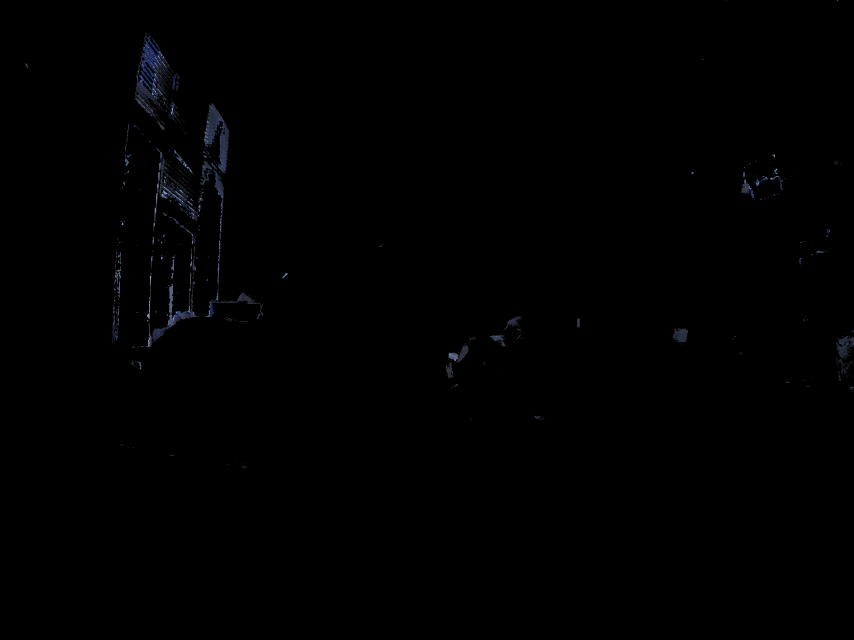
#> input picture imgRecognize/temp.png, 2560 x 1920 px (shown at 1/3 size)
$ python CVision.py temp.png temp.png   (Python 2 division)
#> lines starting #> are read from the running program, lines starting #| are printed output that depends on the picture; after the words box and inside, x2 and y2 are one past the last pixel; in counts of white or black regions, pixels touching at a corner belong together
########################################################
# Author: Robert Simari                                #
#   Purpose: uses template matching in cv2 to find a   #
#            picture inside another picture and return #
#            the coordinates.                          #
########################################################

import imutils
import cv2
import numpy as np
from matplotlib import pyplot as plt
import sys
import os
# import math

# Example use: python CVision.py small.jpg find.JPG

class CVision(object):
    def __init__(self, image = None, template = None):
        self.image = None
        self.template = None
        self.width = None
        self.height = None
        self.plot = True
        self.image_str = image
        self.template_str = template
        self.set_image(image)
        self.set_template(template)
        # self.methods = ['cv2.TM_CCOEFF', 'cv2.TM_CCOEFF_NORMED', 'cv2.TM_CCORR', 'cv2.TM_CCORR_NORMED', 'cv2.TM_SQDIFF', 'cv2.TM_SQDIFF_NORMED']
        self.methods = ['cv2.TM_CCOEFF']

    def __del__(self):
        pass

    def set_image(self, image, gray = True):
        # so the interface can change the images
#> called with image = 'temp.png', gray = True
        if image is not None and os.path.isfile(image):
            if gray:
                self.image = cv2.imread(image, 0)
#> self.image: shape (1920, 2560); min 0, max 220, mean 0.6
            else:
                self.image = cv2.imread(image)
        elif image is not None:
            print "Error: {} not image found".format(image)
            # exit(1)

    def set_template(self, template, gray = True):
        # so the interface can change the template
#> called with template = 'temp.png', gray = True
        if template is not None and os.path.isfile(template):
            if gray:
                self.template = cv2.imread(template, 0)
            else:
                self.template = cv2.imread(template)
            imutils.resize(self.template, width = 300)
            self.width, self.height = self.template.shape[:2]
#> self.width = 1920; self.height = 2560
        elif template is not None:
            print "Error: {} not image found".format(template)
            # exit(1)


    def find_image(self, image = None):
        if image is not None:
            self.set_image(image, gray = True)
        if image is None and self.image is None:
            return -1, -1 # return nothing
        # preps image to make it easier to use
        self.save_image(self.prep_image(), name = 'temp.png')
        self.set_image('temp.png', gray = False)
        self.set_template(self.template_str, gray = False)

        for m in self.methods:
            tl, br = self.use_method(m)
            # remove temp photo temp.png
            os.remove('temp.png')
        # if picture is found
        if tl[0] is not 0 and tl[1] is not 0:
            return tl
        pic_width, pic_height = self.get_image_size()
        # if no picture is found then return a bad value
        return -1, -1

    def use_method(self, meth):
        method = eval(meth)
        # Apply template Matching
        res = cv2.matchTemplate(self.image, self.template, method)
        min_val, max_val, min_loc, max_loc = cv2.minMaxLoc(res)

        if method in [cv2.TM_CCOEFF]:
            top_left = max_loc
            bottom_right = top_left
        else:
            bottom_right = (top_left[0] + self.width, top_left[1] + self.height)

        # plot result if self.plot is set to True
        if self.plot:
            # show rectangle of where the target is
            cv2.rectangle(res, top_left, bottom_right, (0,200,50), 5)
            plt.subplot(121), plt.imshow(res)
            plt.title('Matching Result'), plt.xticks([]), plt.yticks([])
            plt.subplot(122), plt.imshow(self.image)
            plt.title('Detected Point'), plt.xticks([]), plt.yticks([])
            plt.suptitle(meth)
            plt.show()

        print top_left, bottom_right
        return top_left, bottom_right

    def prep_image(self):
        copy = cv2.imread(self.image_str)
#> copy is the input picture: shape (1920, 2560, 3); mean B, G, R 0.9, 0.6, 0.6
        # Convert input image to HSV
        hsv_image = cv2.cvtColor(copy, cv2.COLOR_BGR2HSV)
#> hsv_image: shape (1920, 2560, 3); mean H, S, V 1.2, 1, 0.9
        # define range of blue color in HSV
        lower_blue = np.array([110,50,50])
        upper_blue = np.array([130,255,255])
        # Threshold the HSV image to get only blue colors
        blueMask = cv2.inRange(hsv_image, lower_blue, upper_blue)
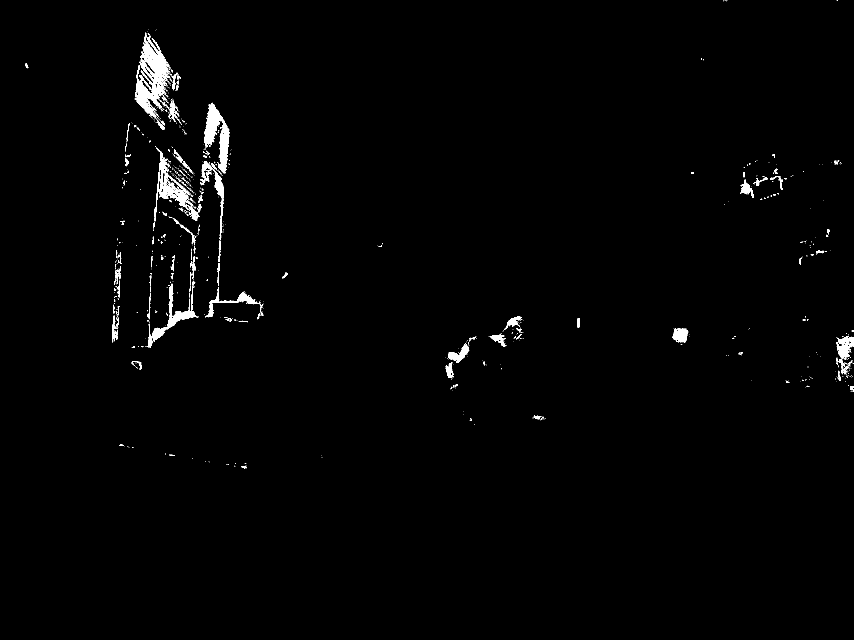
#> blueMask: shape (1920, 2560) (shown at 1/3 size); 1% white; 1074 white regions (934 under 20 px), largest, box (x1, y1, x2, y2) and area: (403, 98, 507, 358) 9979, (612, 308, 689, 520) 6803, (439, 851, 596, 1043) 4330
        # Bitwise-AND mask and original image
        result = cv2.bitwise_and(copy,copy, mask= blueMask)
        return result

    def save_image(self, image, name = 'temp.png'):
        # saves image to a file, default named temp.png
        if image is not None:
            cv2.imwrite(name, image)

    def get_image_size(self):
        # returns the width, height of self.image
        if self.image is None:
            return -1,-1
        return self.image.shape[:2]

    def get_coordinates(self, height, current_location):
        pic_height, pic_width = self.get_image_size()
        # self.plot = True
        x,y = self.find_image()
        if x is not -1 and y is not -1:
            # now convert from m to degrees
            dw = float(float(self.get_dwidth(height, pic_width, x)) / float(1.113195e5))
            dh = float(float(self.get_dheight(height, pic_height, y)) /float( 1.113195e5))
            # assume the drone is facing north and compute new coordinates
            return float(float(current_location.lat) - float(dh)), float(float(current_location.lon) + float(dw))
        else:
            # give back 0,0 to signify keep flying for the drone
            return 0,0

    def get_dwidth(self, height, pic_width, x):
        # uses FOV angle to find the real life distance of half the picture
        # opp = math.tan(118.2 / 2 * math.pi / 180.0) * height
        opp = 1.670878244512379 * height
        # ratio of real life to picture
        ratio = 2.0 * opp / pic_width
        # center of picture in pixels
        center = pic_width / 2
        # difference between found spot and center of picture
        dw = x - center
        # returns the actual horizontal distance from found target
        return dw * ratio

    def get_dheight(self, height, pic_height, y):
        # uses FOV angle to find the real life distance of half the picture
        # opp = math.tan(69.5 / 2 * math.pi / 180.0) * height
        opp = 0.693724684259 * height
        # ratio of real life to picture
        ratio = 2.0 * opp / pic_height
        # center of picture in pixels
        center = pic_height / 2
        # difference between found spot and center of picture
        dh = y - center
        # returns the actual vertical distance from found target
        return dh * ratio

if __name__ == "__main__":
    if len(sys.argv) < 3:
        print "usage: python CVision.py template target"
        exit(1)
    vision = CVision(sys.argv[1], sys.argv[2])
    print vision.find_image()
#> the loop in find_image, `for m in self.methods:` made 1 pass
#> (res in use_method, min_val in use_method, max_val in use_method, br) on pass 1: ([855447488], 855447488, 855447488, (0, 0))
#| (0, 0) (0, 0)
#> pass 1, in use_method, `plt.show()`:
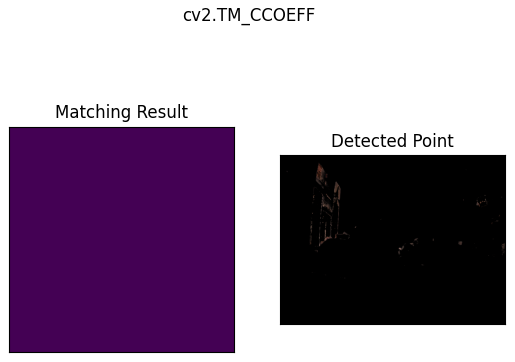
#> figure drawn by matplotlib, 2 panels; B, G, R data is drawn as R, G, B
